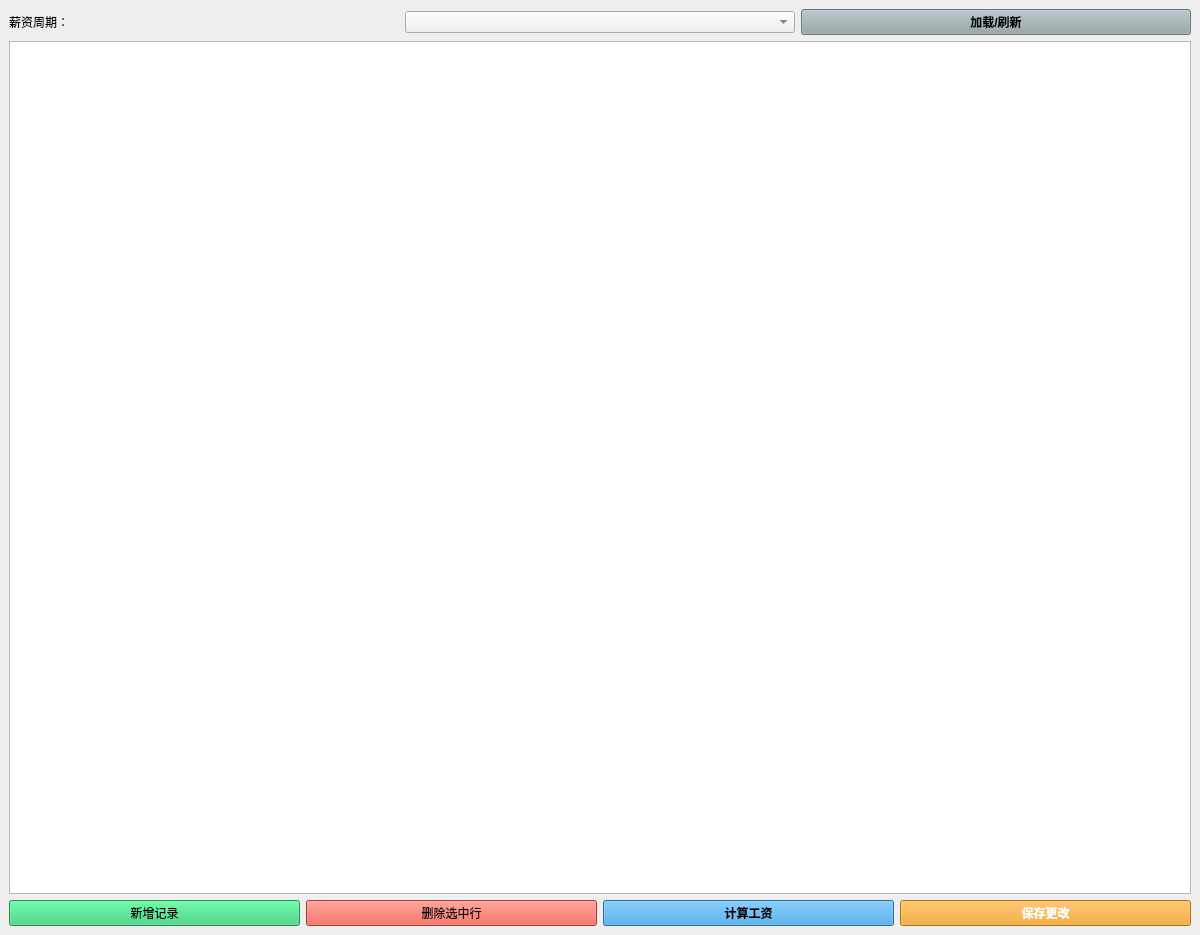
<?xml version="1.0" encoding="UTF-8"?>
<ui version="4.0">
 <class>SalaryManagement</class>
 <widget class="QMainWindow" name="SalaryManagement">
  <property name="geometry">
   <rect>
    <x>0</x>
    <y>0</y>
    <width>1200</width>
    <height>935</height>
   </rect>
  </property>
  <property name="windowTitle">
   <string>MainWindow</string>
  </property>
  <property name="styleSheet">
   <string notr="true"/>
  </property>
  <widget class="QWidget" name="centralwidget">
   <layout class="QGridLayout" name="gridLayout">
    <item row="0" column="0">
     <layout class="QHBoxLayout" name="horizontalLayout">
      <item>
       <widget class="QLabel" name="label">
        <property name="text">
         <string>薪资周期：</string>
        </property>
       </widget>
      </item>
      <item>
       <widget class="QComboBox" name="periodComboBox">
        <property name="styleSheet">
         <string notr="true">QComboBox#periodComboBox {
    min-width: 120px; /* 保证宽度 */
    font-weight: bold;
    color: #34495e;
}</string>
        </property>
       </widget>
      </item>
      <item>
       <widget class="QPushButton" name="loadDataButton">
        <property name="styleSheet">
         <string notr="true">QPushButton#loadDataButton {
    min-width: 100px;
    background-color: #95a5a6; /* 灰色 */
    font-weight: bold;
}
QPushButton#loadDataButton:hover {
    background-color: #aeb6bf;
}
QPushButton#loadDataButton:pressed {
    background-color: #7f8c8d;
}</string>
        </property>
        <property name="text">
         <string>加载/刷新</string>
        </property>
       </widget>
      </item>
     </layout>
    </item>
    <item row="1" column="0">
     <widget class="QTableView" name="salaryTableView">
      <property name="styleSheet">
       <string notr="true">QTableView#salaryTableView QHeaderView::section {
    background-color: #34495e; /* 深灰蓝色，更显沉稳 */
    color: white;
    padding: 8px 5px; /* 调整内边距 */
    border: none;
    border-right: 1px solid #4a627a; /* 稍亮的分割线 */
    font-weight: bold;
}

QTableView#salaryTableView QHeaderView::section:last {
    border-right: none;
}

/* salaryTableView 专属滚动条样式 */
QTableView#salaryTableView QScrollBar:vertical {
    border: none;
    background: #f8f9f9; /* 滚动条背景色，与表格隔行色类似 */
    width: 8px;
    margin: 0px 0 0px 0;
}
QTableView#salaryTableView QScrollBar::handle:vertical {
    background: #bdc3c7; /* 滑块颜色 */
    min-height: 20px;
    border-radius: 4px;
}
QTableView#salaryTableView QScrollBar::handle:vertical:hover {
    background: #aab1b7; /* 悬浮时颜色 */
}
QTableView#salaryTableView QScrollBar::add-line:vertical, QTableView#salaryTableView QScrollBar::sub-line:vertical {
    height: 0px;
}
QTableView#salaryTableView QScrollBar::add-page:vertical, QTableView#salaryTableView QScrollBar::sub-page:vertical {
    background: none;
}

QTableView#salaryTableView QScrollBar:horizontal {
    border: none;
    background: #f8f9f9;
    height: 8px;
    margin: 0 0px 0 0px;
}
QTableView#salaryTableView QScrollBar::handle:horizontal {
    background: #bdc3c7;
    min-width: 20px;
    border-radius: 4px;
}
QTableView#salaryTableView QScrollBar::handle:horizontal:hover {
    background: #aab1b7;
}
QTableView#salaryTableView QScrollBar::add-line:horizontal, QTableView#salaryTableView QScrollBar::sub-line:horizontal {
    width: 0px;
}
QTableView#salaryTableView QScrollBar::add-page:horizontal, QTableView#salaryTableView QScrollBar::sub-page:horizontal {
    background: none;
}</string>
      </property>
     </widget>
    </item>
    <item row="2" column="0">
     <layout class="QHBoxLayout" name="horizontalLayout_2">
      <item>
       <widget class="QPushButton" name="addButton">
        <property name="styleSheet">
         <string notr="true">QPushButton#addButton {
    background-color: #2ecc71; /* 绿色，表示“新增” */
}
QPushButton#addButton:hover {
    background-color: #58d68d;
}
QPushButton#addButton:pressed {
    background-color: #28b463;
}</string>
        </property>
        <property name="text">
         <string>新增记录</string>
        </property>
       </widget>
      </item>
      <item>
       <widget class="QPushButton" name="deleteButton">
        <property name="styleSheet">
         <string notr="true">QPushButton#deleteButton {
    background-color: #e74c3c; /* 红色，表示“删除” */
}
QPushButton#deleteButton:hover {
    background-color: #f1948a;
}
QPushButton#deleteButton:pressed {
    background-color: #c0392b;
}</string>
        </property>
        <property name="text">
         <string>删除选中行</string>
        </property>
       </widget>
      </item>
      <item>
       <widget class="QPushButton" name="calculateButton">
        <property name="styleSheet">
         <string notr="true">QPushButton#calculateButton {
    background-color: #3498db; /* 主题蓝 */
    font-weight: bold;
}
QPushButton#calculateButton:hover {
    background-color: #5dade2;
}
QPushButton#calculateButton:pressed {
    background-color: #2980b9;
}
</string>
        </property>
        <property name="text">
         <string>计算工资</string>
        </property>
       </widget>
      </item>
      <item>
       <widget class="QPushButton" name="saveButton">
        <property name="styleSheet">
         <string notr="true">QPushButton#saveButton {
    background-color: #f39c12; /* 醒目的橙色，表示“确认/保存” */
    font-weight: bold;
    color: white;
}
QPushButton#saveButton:hover {
    background-color: #f5b041;
}
QPushButton#saveButton:pressed {
    background-color: #d68910;
}</string>
        </property>
        <property name="text">
         <string>保存更改</string>
        </property>
       </widget>
      </item>
     </layout>
    </item>
   </layout>
  </widget>
 </widget>
 <resources/>
 <connections/>
</ui>
